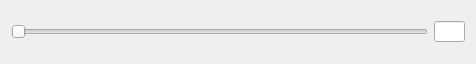
<?xml version="1.0" encoding="UTF-8"?>
<ui version="4.0">
 <class>Controlvoice</class>
 <widget class="QDialog" name="Controlvoice">
  <property name="geometry">
   <rect>
    <x>0</x>
    <y>0</y>
    <width>476</width>
    <height>64</height>
   </rect>
  </property>
  <property name="windowTitle">
   <string>Dialog</string>
  </property>
  <property name="styleSheet">
   <string notr="true">background:url(:/resources/41t58PIC2gf_10241.JPG)</string>
  </property>
  <layout class="QVBoxLayout" name="verticalLayout">
   <item>
    <layout class="QHBoxLayout" name="horizontalLayout">
     <item>
      <widget class="QSlider" name="horizontalSlider">
       <property name="orientation">
        <enum>Qt::Horizontal</enum>
       </property>
      </widget>
     </item>
     <item>
      <widget class="QLineEdit" name="lineEdit">
       <property name="minimumSize">
        <size>
         <width>31</width>
         <height>21</height>
        </size>
       </property>
       <property name="maximumSize">
        <size>
         <width>31</width>
         <height>21</height>
        </size>
       </property>
      </widget>
     </item>
    </layout>
   </item>
  </layout>
 </widget>
 <resources/>
 <connections/>
</ui>
